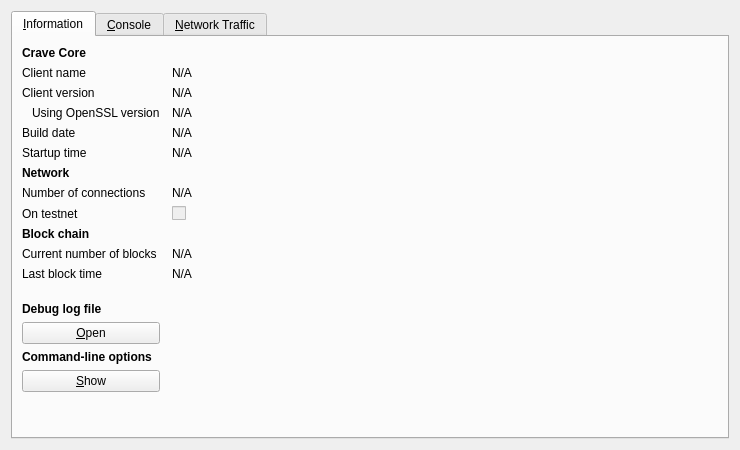
<?xml version="1.0" encoding="UTF-8"?>
<ui version="4.0">
 <class>RPCConsole</class>
 <widget class="QDialog" name="RPCConsole">
  <property name="geometry">
   <rect>
    <x>0</x>
    <y>0</y>
    <width>740</width>
    <height>450</height>
   </rect>
  </property>
  <property name="windowTitle">
   <string>Crave - Debug window</string>
  </property>
  <layout class="QVBoxLayout" name="verticalLayout_2">
   <item>
    <widget class="QTabWidget" name="tabWidget">
     <property name="currentIndex">
      <number>0</number>
     </property>
     <widget class="QWidget" name="tab_info">
      <attribute name="title">
       <string>&amp;Information</string>
      </attribute>
      <layout class="QGridLayout" name="gridLayout" columnstretch="0,1">
       <property name="horizontalSpacing">
        <number>12</number>
       </property>
       <item row="0" column="0">
        <widget class="QLabel" name="label_9">
         <property name="font">
          <font>
           <weight>75</weight>
           <bold>true</bold>
          </font>
         </property>
         <property name="text">
          <string>Crave Core</string>
         </property>
        </widget>
       </item>
       <item row="1" column="0">
        <widget class="QLabel" name="label_5">
         <property name="text">
          <string>Client name</string>
         </property>
        </widget>
       </item>
       <item row="1" column="1">
        <widget class="QLabel" name="clientName">
         <property name="cursor">
          <cursorShape>IBeamCursor</cursorShape>
         </property>
         <property name="text">
          <string>N/A</string>
         </property>
         <property name="textFormat">
          <enum>Qt::PlainText</enum>
         </property>
         <property name="textInteractionFlags">
          <set>Qt::LinksAccessibleByMouse|Qt::TextSelectableByKeyboard|Qt::TextSelectableByMouse</set>
         </property>
        </widget>
       </item>
       <item row="2" column="0">
        <widget class="QLabel" name="label_6">
         <property name="text">
          <string>Client version</string>
         </property>
        </widget>
       </item>
       <item row="2" column="1">
        <widget class="QLabel" name="clientVersion">
         <property name="cursor">
          <cursorShape>IBeamCursor</cursorShape>
         </property>
         <property name="text">
          <string>N/A</string>
         </property>
         <property name="textFormat">
          <enum>Qt::PlainText</enum>
         </property>
         <property name="textInteractionFlags">
          <set>Qt::LinksAccessibleByMouse|Qt::TextSelectableByKeyboard|Qt::TextSelectableByMouse</set>
         </property>
        </widget>
       </item>
       <item row="3" column="0">
        <widget class="QLabel" name="label_14">
         <property name="text">
          <string>Using OpenSSL version</string>
         </property>
         <property name="indent">
          <number>10</number>
         </property>
        </widget>
       </item>
       <item row="3" column="1">
        <widget class="QLabel" name="openSSLVersion">
         <property name="cursor">
          <cursorShape>IBeamCursor</cursorShape>
         </property>
         <property name="text">
          <string>N/A</string>
         </property>
         <property name="textFormat">
          <enum>Qt::PlainText</enum>
         </property>
         <property name="textInteractionFlags">
          <set>Qt::LinksAccessibleByMouse|Qt::TextSelectableByKeyboard|Qt::TextSelectableByMouse</set>
         </property>
        </widget>
       </item>
       <item row="4" column="0">
        <widget class="QLabel" name="label_12">
         <property name="text">
          <string>Build date</string>
         </property>
        </widget>
       </item>
       <item row="4" column="1">
        <widget class="QLabel" name="buildDate">
         <property name="cursor">
          <cursorShape>IBeamCursor</cursorShape>
         </property>
         <property name="text">
          <string>N/A</string>
         </property>
         <property name="textFormat">
          <enum>Qt::PlainText</enum>
         </property>
         <property name="textInteractionFlags">
          <set>Qt::LinksAccessibleByMouse|Qt::TextSelectableByKeyboard|Qt::TextSelectableByMouse</set>
         </property>
        </widget>
       </item>
       <item row="5" column="0">
        <widget class="QLabel" name="label_13">
         <property name="text">
          <string>Startup time</string>
         </property>
        </widget>
       </item>
       <item row="5" column="1">
        <widget class="QLabel" name="startupTime">
         <property name="cursor">
          <cursorShape>IBeamCursor</cursorShape>
         </property>
         <property name="text">
          <string>N/A</string>
         </property>
         <property name="textFormat">
          <enum>Qt::PlainText</enum>
         </property>
         <property name="textInteractionFlags">
          <set>Qt::LinksAccessibleByMouse|Qt::TextSelectableByKeyboard|Qt::TextSelectableByMouse</set>
         </property>
        </widget>
       </item>
       <item row="6" column="0">
        <widget class="QLabel" name="label_11">
         <property name="font">
          <font>
           <weight>75</weight>
           <bold>true</bold>
          </font>
         </property>
         <property name="text">
          <string>Network</string>
         </property>
        </widget>
       </item>
       <item row="7" column="0">
        <widget class="QLabel" name="label_7">
         <property name="text">
          <string>Number of connections</string>
         </property>
        </widget>
       </item>
       <item row="7" column="1">
        <widget class="QLabel" name="numberOfConnections">
         <property name="cursor">
          <cursorShape>IBeamCursor</cursorShape>
         </property>
         <property name="text">
          <string>N/A</string>
         </property>
         <property name="textFormat">
          <enum>Qt::PlainText</enum>
         </property>
         <property name="textInteractionFlags">
          <set>Qt::LinksAccessibleByMouse|Qt::TextSelectableByKeyboard|Qt::TextSelectableByMouse</set>
         </property>
        </widget>
       </item>
       <item row="8" column="0">
        <widget class="QLabel" name="label_8">
         <property name="text">
          <string>On testnet</string>
         </property>
        </widget>
       </item>
       <item row="8" column="1">
        <widget class="QCheckBox" name="isTestNet">
         <property name="enabled">
          <bool>false</bool>
         </property>
         <property name="text">
          <string/>
         </property>
        </widget>
       </item>
       <item row="9" column="0">
        <widget class="QLabel" name="label_10">
         <property name="font">
          <font>
           <weight>75</weight>
           <bold>true</bold>
          </font>
         </property>
         <property name="text">
          <string>Block chain</string>
         </property>
        </widget>
       </item>
       <item row="10" column="0">
        <widget class="QLabel" name="label_3">
         <property name="text">
          <string>Current number of blocks</string>
         </property>
        </widget>
       </item>
       <item row="10" column="1">
        <widget class="QLabel" name="numberOfBlocks">
         <property name="cursor">
          <cursorShape>IBeamCursor</cursorShape>
         </property>
         <property name="text">
          <string>N/A</string>
         </property>
         <property name="textFormat">
          <enum>Qt::PlainText</enum>
         </property>
         <property name="textInteractionFlags">
          <set>Qt::LinksAccessibleByMouse|Qt::TextSelectableByKeyboard|Qt::TextSelectableByMouse</set>
         </property>
        </widget>
       </item>
       <item row="11" column="0">
        <widget class="QLabel" name="label_2">
         <property name="text">
          <string>Last block time</string>
         </property>
        </widget>
       </item>
       <item row="11" column="1">
        <widget class="QLabel" name="lastBlockTime">
         <property name="cursor">
          <cursorShape>IBeamCursor</cursorShape>
         </property>
         <property name="text">
          <string>N/A</string>
         </property>
         <property name="textFormat">
          <enum>Qt::PlainText</enum>
         </property>
         <property name="textInteractionFlags">
          <set>Qt::LinksAccessibleByMouse|Qt::TextSelectableByKeyboard|Qt::TextSelectableByMouse</set>
         </property>
        </widget>
       </item>
       <item row="12" column="0">
        <spacer name="verticalSpacer_2">
         <property name="orientation">
          <enum>Qt::Vertical</enum>
         </property>
         <property name="sizeHint" stdset="0">
          <size>
           <width>20</width>
           <height>20</height>
          </size>
         </property>
        </spacer>
       </item>
       <item row="13" column="0">
        <widget class="QLabel" name="labelDebugLogfile">
         <property name="font">
          <font>
           <weight>75</weight>
           <bold>true</bold>
          </font>
         </property>
         <property name="text">
          <string>Debug log file</string>
         </property>
        </widget>
       </item>
       <item row="14" column="0">
        <widget class="QPushButton" name="openDebugLogfileButton">
         <property name="toolTip">
          <string>Open the Crave debug log file from the current data directory. This can take a few seconds for large log files.</string>
         </property>
         <property name="text">
          <string>&amp;Open</string>
         </property>
         <property name="autoDefault">
          <bool>false</bool>
         </property>
        </widget>
       </item>
       <item row="15" column="0">
        <widget class="QLabel" name="labelCLOptions">
         <property name="font">
          <font>
           <weight>75</weight>
           <bold>true</bold>
          </font>
         </property>
         <property name="text">
          <string>Command-line options</string>
         </property>
        </widget>
       </item>
       <item row="16" column="0">
        <widget class="QPushButton" name="showCLOptionsButton">
         <property name="toolTip">
          <string>Show the Crave-Qt help message to get a list with possible Crave command-line options.</string>
         </property>
         <property name="text">
          <string>&amp;Show</string>
         </property>
         <property name="autoDefault">
          <bool>false</bool>
         </property>
        </widget>
       </item>
       <item row="17" column="0">
        <spacer name="verticalSpacer">
         <property name="orientation">
          <enum>Qt::Vertical</enum>
         </property>
         <property name="sizeHint" stdset="0">
          <size>
           <width>20</width>
           <height>40</height>
          </size>
         </property>
        </spacer>
       </item>
      </layout>
     </widget>
     <widget class="QWidget" name="tab_console">
      <attribute name="title">
       <string>&amp;Console</string>
      </attribute>
      <layout class="QVBoxLayout" name="verticalLayout_3">
       <property name="spacing">
        <number>3</number>
       </property>
       <item>
        <widget class="QTextEdit" name="messagesWidget">
         <property name="minimumSize">
          <size>
           <width>0</width>
           <height>100</height>
          </size>
         </property>
         <property name="readOnly">
          <bool>true</bool>
         </property>
         <property name="tabKeyNavigation" stdset="0">
          <bool>false</bool>
         </property>
         <property name="columnCount" stdset="0">
          <number>2</number>
         </property>
        </widget>
       </item>
       <item>
        <layout class="QHBoxLayout" name="horizontalLayout">
         <property name="spacing">
          <number>3</number>
         </property>
         <item>
          <widget class="QLabel" name="label">
           <property name="text">
            <string notr="true">&gt;</string>
           </property>
          </widget>
         </item>
         <item>
          <widget class="QLineEdit" name="lineEdit"/>
         </item>
         <item>
          <widget class="QPushButton" name="clearButton">
           <property name="maximumSize">
            <size>
             <width>24</width>
             <height>24</height>
            </size>
           </property>
           <property name="toolTip">
            <string>Clear console</string>
           </property>
           <property name="text">
            <string/>
           </property>
           <property name="icon">
            <iconset resource="../bitcoin.qrc">
             <normaloff>:/icons/remove</normaloff>:/icons/remove</iconset>
           </property>
           <property name="shortcut">
            <string notr="true">Ctrl+L</string>
           </property>
           <property name="autoDefault">
            <bool>false</bool>
           </property>
          </widget>
         </item>
        </layout>
       </item>
      </layout>
     </widget>
     <widget class="QWidget" name="tab">
      <attribute name="title">
       <string>&amp;Network Traffic</string>
      </attribute>
      <layout class="QHBoxLayout" name="horizontalLayout_3">
       <item>
        <layout class="QVBoxLayout" name="verticalLayout_4">
         <item>
          <widget class="TrafficGraphWidget" name="trafficGraph" native="true">
           <property name="sizePolicy">
            <sizepolicy hsizetype="Expanding" vsizetype="Expanding">
             <horstretch>0</horstretch>
             <verstretch>0</verstretch>
            </sizepolicy>
           </property>
          </widget>
         </item>
         <item>
          <layout class="QHBoxLayout" name="horizontalLayout_2">
           <item>
            <widget class="QSlider" name="sldGraphRange">
             <property name="minimum">
              <number>1</number>
             </property>
             <property name="maximum">
              <number>288</number>
             </property>
             <property name="pageStep">
              <number>12</number>
             </property>
             <property name="value">
              <number>6</number>
             </property>
             <property name="orientation">
              <enum>Qt::Horizontal</enum>
             </property>
            </widget>
           </item>
           <item>
            <widget class="QLabel" name="lblGraphRange">
             <property name="minimumSize">
              <size>
               <width>100</width>
               <height>0</height>
              </size>
             </property>
             <property name="alignment">
              <set>Qt::AlignCenter</set>
             </property>
            </widget>
           </item>
           <item>
            <widget class="QPushButton" name="btnClearTrafficGraph">
             <property name="text">
              <string>&amp;Clear</string>
             </property>
            </widget>
           </item>
          </layout>
         </item>
        </layout>
       </item>
       <item>
        <layout class="QVBoxLayout" name="verticalLayout">
         <item>
          <widget class="QGroupBox" name="groupBox">
           <property name="title">
            <string>Totals</string>
           </property>
           <layout class="QVBoxLayout" name="verticalLayout_5">
            <item>
             <layout class="QHBoxLayout" name="horizontalLayout_4">
              <item>
               <widget class="Line" name="line">
                <property name="sizePolicy">
                 <sizepolicy hsizetype="Fixed" vsizetype="Fixed">
                  <horstretch>0</horstretch>
                  <verstretch>0</verstretch>
                 </sizepolicy>
                </property>
                <property name="minimumSize">
                 <size>
                  <width>10</width>
                  <height>0</height>
                 </size>
                </property>
                <property name="palette">
                 <palette>
                  <active>
                   <colorrole role="Light">
                    <brush brushstyle="SolidPattern">
                     <color alpha="255">
                      <red>0</red>
                      <green>255</green>
                      <blue>0</blue>
                     </color>
                    </brush>
                   </colorrole>
                  </active>
                  <inactive>
                   <colorrole role="Light">
                    <brush brushstyle="SolidPattern">
                     <color alpha="255">
                      <red>0</red>
                      <green>255</green>
                      <blue>0</blue>
                     </color>
                    </brush>
                   </colorrole>
                  </inactive>
                  <disabled>
                   <colorrole role="Light">
                    <brush brushstyle="SolidPattern">
                     <color alpha="255">
                      <red>0</red>
                      <green>255</green>
                      <blue>0</blue>
                     </color>
                    </brush>
                   </colorrole>
                  </disabled>
                 </palette>
                </property>
                <property name="orientation">
                 <enum>Qt::Horizontal</enum>
                </property>
               </widget>
              </item>
              <item>
               <widget class="QLabel" name="label_16">
                <property name="text">
                 <string>In:</string>
                </property>
               </widget>
              </item>
              <item>
               <widget class="QLabel" name="lblBytesIn">
                <property name="minimumSize">
                 <size>
                  <width>50</width>
                  <height>0</height>
                 </size>
                </property>
                <property name="alignment">
                 <set>Qt::AlignRight|Qt::AlignTrailing|Qt::AlignVCenter</set>
                </property>
               </widget>
              </item>
             </layout>
            </item>
            <item>
             <layout class="QHBoxLayout" name="horizontalLayout_5">
              <item>
               <widget class="Line" name="line_2">
                <property name="sizePolicy">
                 <sizepolicy hsizetype="Fixed" vsizetype="Fixed">
                  <horstretch>0</horstretch>
                  <verstretch>0</verstretch>
                 </sizepolicy>
                </property>
                <property name="minimumSize">
                 <size>
                  <width>10</width>
                  <height>0</height>
                 </size>
                </property>
                <property name="palette">
                 <palette>
                  <active>
                   <colorrole role="Light">
                    <brush brushstyle="SolidPattern">
                     <color alpha="255">
                      <red>255</red>
                      <green>0</green>
                      <blue>0</blue>
                     </color>
                    </brush>
                   </colorrole>
                  </active>
                  <inactive>
                   <colorrole role="Light">
                    <brush brushstyle="SolidPattern">
                     <color alpha="255">
                      <red>255</red>
                      <green>0</green>
                      <blue>0</blue>
                     </color>
                    </brush>
                   </colorrole>
                  </inactive>
                  <disabled>
                   <colorrole role="Light">
                    <brush brushstyle="SolidPattern">
                     <color alpha="255">
                      <red>255</red>
                      <green>0</green>
                      <blue>0</blue>
                     </color>
                    </brush>
                   </colorrole>
                  </disabled>
                 </palette>
                </property>
                <property name="orientation">
                 <enum>Qt::Horizontal</enum>
                </property>
               </widget>
              </item>
              <item>
               <widget class="QLabel" name="label_17">
                <property name="text">
                 <string>Out:</string>
                </property>
               </widget>
              </item>
              <item>
               <widget class="QLabel" name="lblBytesOut">
                <property name="minimumSize">
                 <size>
                  <width>50</width>
                  <height>0</height>
                 </size>
                </property>
                <property name="alignment">
                 <set>Qt::AlignRight|Qt::AlignTrailing|Qt::AlignVCenter</set>
                </property>
               </widget>
              </item>
             </layout>
            </item>
            <item>
             <spacer name="verticalSpacer_4">
              <property name="orientation">
               <enum>Qt::Vertical</enum>
              </property>
              <property name="sizeHint" stdset="0">
               <size>
                <width>20</width>
                <height>407</height>
               </size>
              </property>
             </spacer>
            </item>
           </layout>
          </widget>
         </item>
        </layout>
       </item>
      </layout>
     </widget>
    </widget>
   </item>
  </layout>
 </widget>
 <customwidgets>
  <customwidget>
   <class>TrafficGraphWidget</class>
   <extends>QWidget</extends>
   <header>trafficgraphwidget.h</header>
   <container>1</container>
   <slots>
    <slot>clear()</slot>
   </slots>
  </customwidget>
 </customwidgets>
 <resources>
  <include location="../bitcoin.qrc"/>
 </resources>
 <connections/>
</ui>
